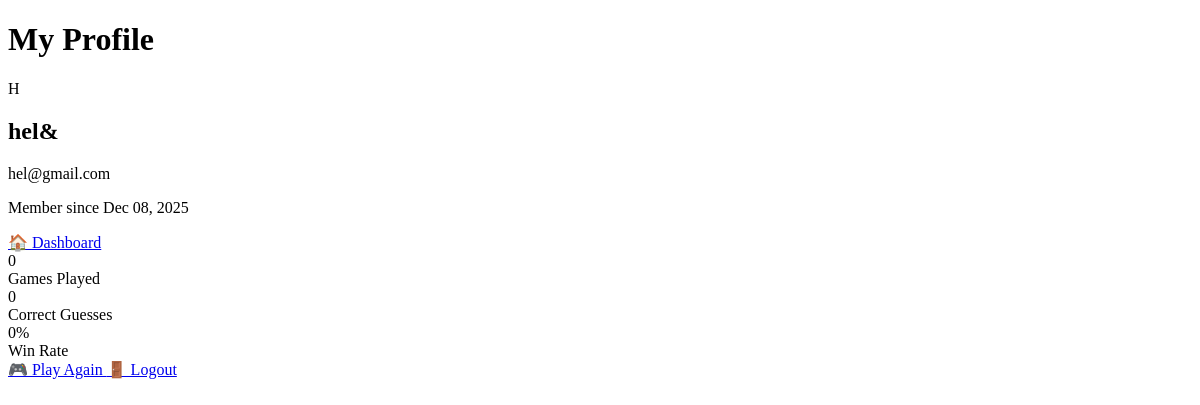
Page /auth/profile/ (signed in) on the earlier database version.
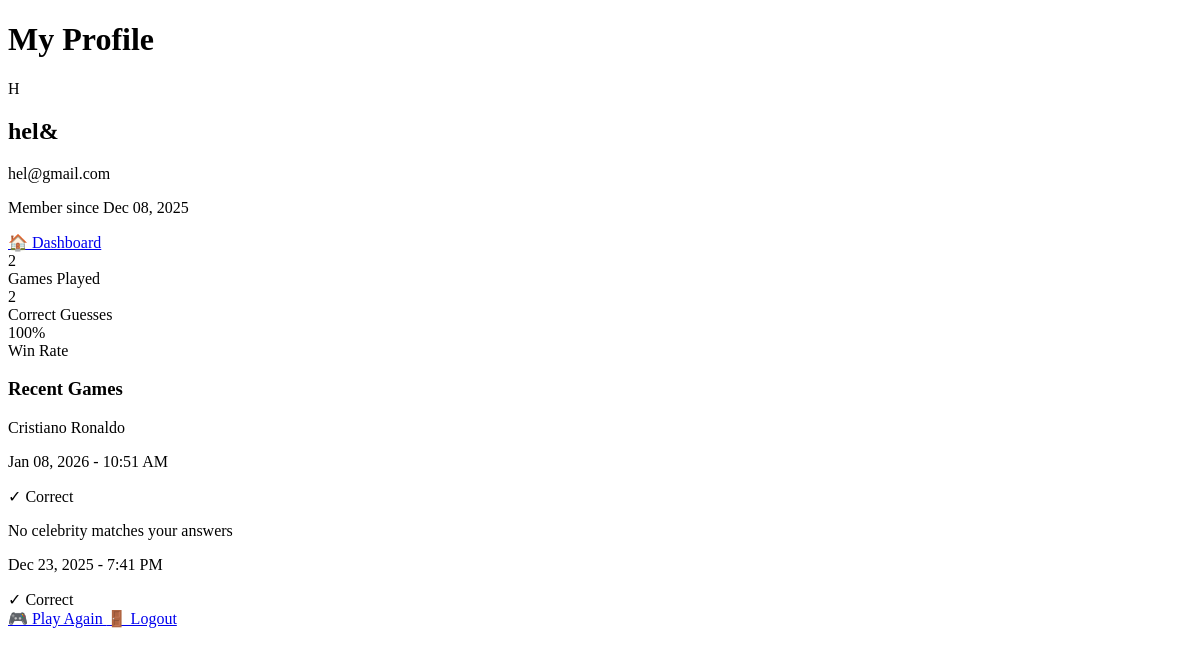
Same page on the later database version.
### guesser/models.py (models this page shows, shortened)
class GameSession(models.Model):
    user = models.ForeignKey(User, on_delete=models.CASCADE, null=True, blank=True)  # Add this
    session_key = models.CharField(max_length=100, unique=True)
    created_at = models.DateTimeField(auto_now_add=True)
    updated_at = models.DateTimeField(auto_now=True)
    is_completed = models.BooleanField(default=False)
    guessed_celebrity = models.CharField(max_length=100, blank=True, null=True)
    is_correct = models.BooleanField(default=False, null=True, blank=True)
    class Meta:
        ordering = ['-created_at']

### Auth/views.py (the view)
# urls.py: path('profile/', views.profile_view, name='profile'),
@login_required(login_url='login')
def profile_view(request):
    if not request.user.is_authenticated:
        return redirect('login')
    user_sessions = GameSession.objects.filter(user=request.user)
    total_games = user_sessions.filter(is_completed=True).count()
    correct_guesses = user_sessions.filter(is_completed=True, is_correct=True).count()
    win_rate = round((correct_guesses / total_games * 100)) if total_games > 0 else 0
    recent_games = user_sessions.filter(is_completed=True).order_by('-created_at')[:10]
    context = {
        'user': request.user,
        'total_games': total_games,
        'correct_guesses': correct_guesses,
        'win_rate': win_rate,
        'recent_games': recent_games,
    }
    return render(request, 'profile.html', context)

### Auth/templates/profile.html (shortened to what this page needs)
{% extends 'base.html' %}
{% block content %}
<div class="max-w-4xl mx-auto">
    <div class="text-center mb-6">
        <h1 class="text-3xl md:text-4xl font-bold text-white mb-3">
            My Profile
        </h1>
    </div>
    <div class="card rounded-3xl p-6 md:p-8 mb-6">
<div class="flex items-center justify-between mb-8">
    <div class="flex items-center gap-6">
        <div class="w-24 h-24 bg-gradient-to-br from-purple-400 to-pink-400 rounded-full flex items-center justify-center text-white text-4xl font-bold shadow-lg">
            {{ user.username|slice:":1"|upper }}
        </div>
        <div>
            <h2 class="text-2xl font-bold text-gray-800">{{ user.username }}</h2>
            <p class="text-gray-600">{{ user.email }}</p>
            <p class="text-sm text-gray-500">Member since {{ user.date_joined|date:"M d, Y" }}</p>
        </div>
    </div>
    <a href="{% url 'start' %}"
       class="bg-purple-500 text-white px-6 py-2 rounded-full font-semibold hover:bg-purple-600 transition text-sm flex items-center gap-2 shadow-lg">
        <span class="text-lg">🏠</span>
        <span>Dashboard</span>
    </a>
</div>
        <div class="grid grid-cols-3 gap-4 mb-6">
            <div class="bg-purple-50 rounded-xl p-4 text-center">
                <div class="text-3xl font-bold text-purple-900">{{ total_games }}</div>
                <div class="text-sm text-gray-600">Games Played</div>
            </div>
            <div class="bg-green-50 rounded-xl p-4 text-center">
                <div class="text-3xl font-bold text-green-900">{{ correct_guesses }}</div>
                <div class="text-sm text-gray-600">Correct Guesses</div>
            </div>
            <div class="bg-pink-50 rounded-xl p-4 text-center">
                <div class="text-3xl font-bold text-pink-900">{{ win_rate }}%</div>
                <div class="text-sm text-gray-600">Win Rate</div>
            </div>
        </div>
        {% if recent_games %}
        <div class="mb-6">
            <h3 class="text-xl font-bold text-gray-800 mb-4">Recent Games</h3>
            <div class="space-y-2">
                {% for game in recent_games %}
                <div class="flex items-center justify-between bg-gray-50 rounded-lg p-4">
                    <div>
                        <p class="font-semibold text-gray-800">{{ game.guessed_celebrity }}</p>
                        <p class="text-sm text-gray-500">{{ game.created_at|date:"M d, Y - g:i A" }}</p>
                    </div>
                    {% if game.is_correct %}
                    <span class="bg-green-100 text-green-800 px-3 py-1 rounded-full text-sm font-semibold">✓ Correct</span>
                    {% elif game.is_correct == False %}
                    <span class="bg-red-100 text-red-800 px-3 py-1 rounded-full text-sm font-semibold">✗ Wrong</span>
                    {% else %}
                    <span class="bg-gray-100 text-gray-800 px-3 py-1 rounded-full text-sm font-semibold">- Pending</span>
                    {% endif %}
                </div>
                {% endfor %}
            </div>
        </div>
        {% endif %}
        <div class="flex gap-3 justify-center">
            <a href="{% url 'home' %}"
               class="bg-gradient-to-r from-purple-500 to-pink-500 text-white font-bold px-8 py-3 rounded-full shadow-lg hover:shadow-xl transition">
                🎮 Play Again
            </a>
            <a href="{% url 'logout' %}"
               class="bg-gray-200 text-gray-700 font-bold px-8 py-3 rounded-full hover:bg-gray-300 transition">
                🚪 Logout
            </a>
        </div>
    </div>
</div>
{% endblock %}

Differences in the rows shown:
added GameSession: guessed_celebrity "Cristiano Ronaldo", created_at "Jan 08, 2026 - 10:51 AM", is_correct "✓ Correct"
added GameSession: guessed_celebrity "No celebrity matches your answers", created_at "Dec 23, 2025 - 7:41 PM", is_correct "✓ Correct"
Other differences:
{{ total_games }}: "0" → "2"
{{ correct_guesses }}: "0" → "2"
{{ win_rate }}: "0" → "100"
text now shown: "Recent Games"
